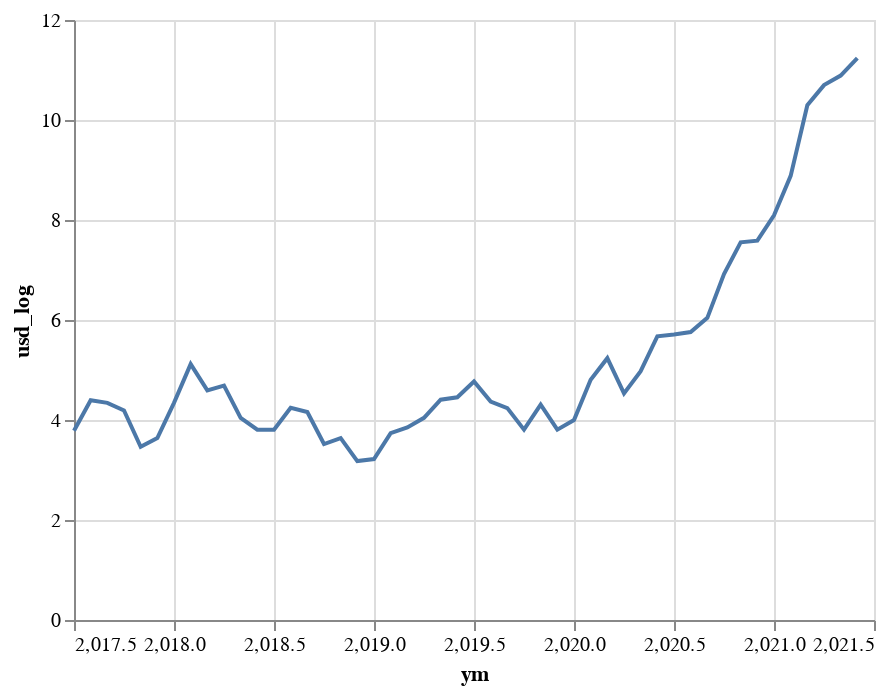

The cell this chart's notebook holds for it:
### Code cell
alt.Chart(sold_ym).encode(x="ym", y="usd_log").mark_line()

### Figure 1 — Vega-Lite specification as saved in the notebook (floating-point values rounded to 4 significant figures)
{"config": {"view": {"continuousWidth": 400, "continuousHeight": 300}}, "data": {"name": "data-d9aeac43b0b94df2134f2eecac29630b"}, "mark": "line", "encoding": {"x": {"type": "quantitative", "field": "ym"}, "y": {"type": "quantitative", "field": "usd_log"}}, "$schema": "https://vega.github.io/schema/vega-lite/v4.8.1.json", "datasets": {"data-d9aeac43b0b94df2134f2eecac29630b": [{"ym": 2018.0, "eth_log": -1.897, "usd_log": 3.784}, {"ym": 2018.0, "eth_log": -1.05, "usd_log": 4.394}, {"ym": 2018.0, "eth_log": -1.238, "usd_log": 4.344}, {"ym": 2018.0, "eth_log": -1.514, "usd_log": 4.19}, {"ym": 2018.0, "eth_log": -2.303, "usd_log": 3.464}, {"ym": 2018.0, "eth_log": -2.303, "usd_log": 3.638}, {"ym": 2018.0, "eth_log": -2.12, "usd_log": 4.344}, {"ym": 2018.0, "eth_log": -1.897, "usd_log": 5.118}, {"ym": 2018.0, "eth_log": -2.124, "usd_log": 4.594}, {"ym": 2018.0, "eth_log": -1.721, "usd_log": 4.689}, {"ym": 2018.0, "eth_log": -2.211, "usd_log": 4.043}, {"ym": 2018.0, "eth_log": -2.813, "usd_log": 3.807}, {"ym": 2018.0, "eth_log": -2.526, "usd_log": 3.807}, {"ym": 2019.0, "eth_log": -1.89, "usd_log": 4.242}, {"ym": 2019.0, "eth_log": -1.609, "usd_log": 4.159}, {"ym": 2019.0, "eth_log": -2.124, "usd_log": 3.519}, {"ym": 2019.0, "eth_log": -1.609, "usd_log": 3.638}, {"ym": 2019.0, "eth_log": -1.966, "usd_log": 3.178}, {"ym": 2019.0, "eth_log": -1.347, "usd_log": 3.218}, {"ym": 2019.0, "eth_log": -1.204, "usd_log": 3.738}, {"ym": 2019.0, "eth_log": -1.095, "usd_log": 3.85}, {"ym": 2019.0, "eth_log": -0.8675, "usd_log": 4.043}, {"ym": 2019.0, "eth_log": -0.6931, "usd_log": 4.407}, {"ym": 2019.0, "eth_log": -0.7133, "usd_log": 4.454}, {"ym": 2020.0, "eth_log": -0.9163, "usd_log": 4.771}, {"ym": 2020.0, "eth_log": -1.05, "usd_log": 4.369}, {"ym": 2020.0, "eth_log": -1.127, "usd_log": 4.239}, {"ym": 2020.0, "eth_log": -1.386, "usd_log": 3.807}, {"ym": 2020.0, "eth_log": -0.8701, "usd_log": 4.309}, {"ym": 2020.0, "eth_log": -1.347, "usd_log": 3.807}, {"ym": 2020.0, "eth_log": -0.9163, "usd_log": 3.998}, {"ym": 2020.0, "eth_log": -0.2231, "usd_log": 4.804}, {"ym": 2020.0, "eth_log": -0.1625, "usd_log": 5.236}, {"ym": 2020.0, "eth_log": -0.4308, "usd_log": 4.533}, {"ym": 2020.0, "eth_log": -0.2119, "usd_log": 4.977}, {"ym": 2020.0, "eth_log": 0.3293, "usd_log": 5.673}, {"ym": 2020.0, "eth_log": 0.2226, "usd_log": 5.71}, {"ym": 2021.0, "eth_log": 0.09531, "usd_log": 5.759}, {"ym": 2021.0, "eth_log": 0.0, "usd_log": 6.043}, {"ym": 2021.0, "eth_log": 1.061, "usd_log": 6.917}, {"ym": 2021.0, "eth_log": 1.649, "usd_log": 7.554}, {"ym": 2021.0, "eth_log": 1.287, "usd_log": 7.586}, {"ym": 2021.0, "eth_log": 1.609, "usd_log": 8.095}, {"ym": 2021.0, "eth_log": 1.773, "usd_log": 8.883}, {"ym": 2021.0, "eth_log": 2.773, "usd_log": 10.3}, {"ym": 2021.0, "eth_log": 3.219, "usd_log": 10.7}, {"ym": 2021.0, "eth_log": 3.135, "usd_log": 10.89}, {"ym": 2021.0, "eth_log": 3.134, "usd_log": 11.24}]}}
